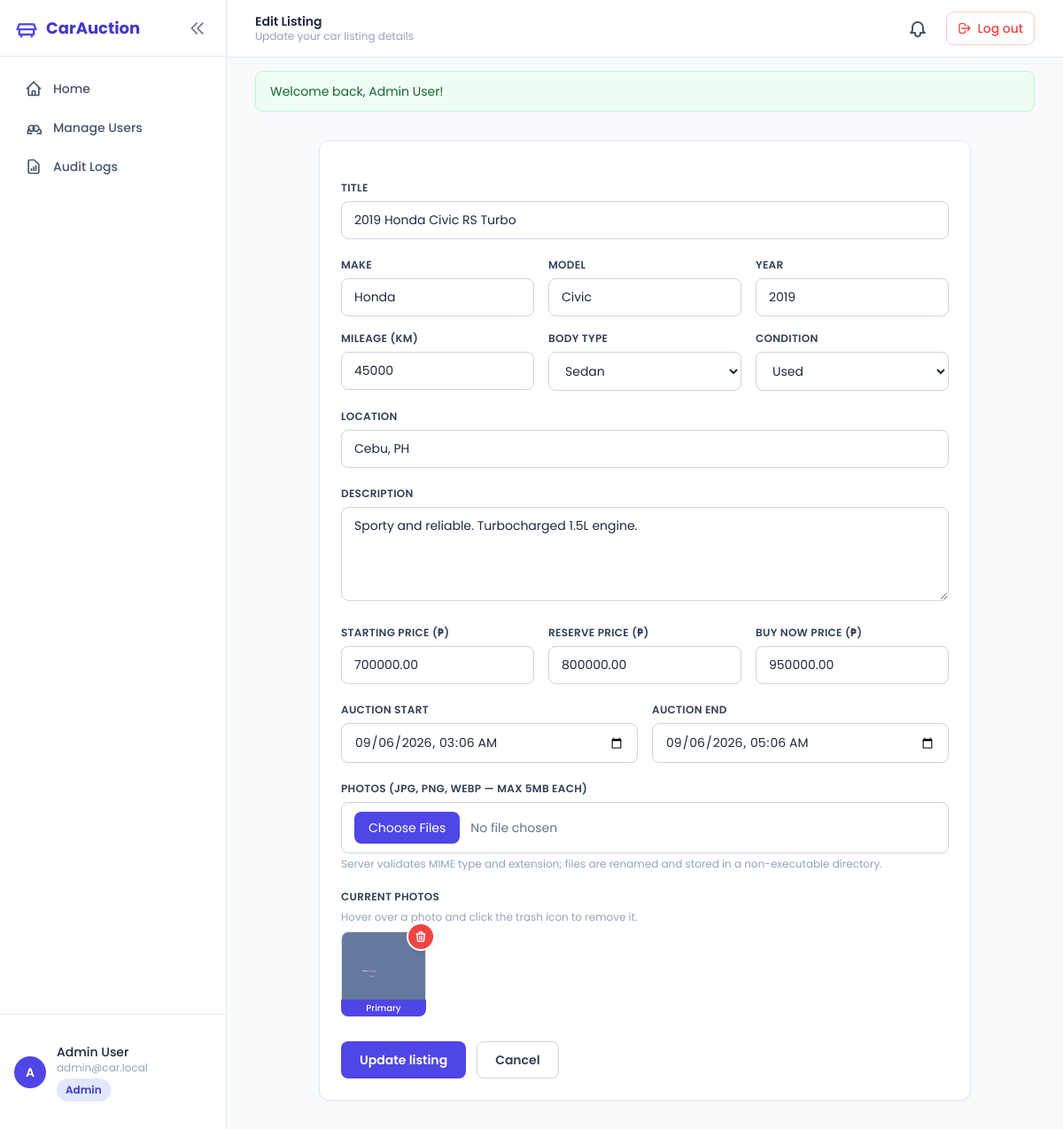
Page /cars/edit/2 (signed in) on the committed database.
### tables this page shows
CREATE TABLE cars (
    id              INT UNSIGNED AUTO_INCREMENT PRIMARY KEY,
    seller_id       INT UNSIGNED NOT NULL,
    title           VARCHAR(150) NOT NULL,
    make            VARCHAR(60) NOT NULL,
    model           VARCHAR(60) NOT NULL,
    year            SMALLINT NOT NULL,
    mileage         INT UNSIGNED NOT NULL DEFAULT 0,
    body_type       VARCHAR(40) NOT NULL DEFAULT 'Sedan',
    `condition`     VARCHAR(40) NOT NULL DEFAULT 'Used',
    location        VARCHAR(100) NOT NULL DEFAULT '',
    description     TEXT NULL,
    starting_price  DECIMAL(12,2) NOT NULL,
    reserve_price   DECIMAL(12,2) NULL,
    buy_now_price   DECIMAL(12,2) NULL,
    auction_start   DATETIME NOT NULL,
    auction_end     DATETIME NOT NULL,
    status          ENUM('pending','active','sold','closed','rejected') NOT NULL DEFAULT 'pending',
    approved_by     INT UNSIGNED NULL,
    created_at      TIMESTAMP DEFAULT CURRENT_TIMESTAMP,
    INDEX idx_status_end (status, auction_end),
    INDEX idx_make (make),
    INDEX idx_seller (seller_id),
    CONSTRAINT fk_cars_seller FOREIGN KEY (seller_id) REFERENCES users(id) ON DELETE CASCADE
);

CREATE TABLE car_images (
    id          INT UNSIGNED AUTO_INCREMENT PRIMARY KEY,
    car_id      INT UNSIGNED NOT NULL,
    image_path  VARCHAR(255) NOT NULL,
    is_primary  TINYINT(1) NOT NULL DEFAULT 0,
    created_at  TIMESTAMP DEFAULT CURRENT_TIMESTAMP,
    CONSTRAINT fk_img_car FOREIGN KEY (car_id) REFERENCES cars(id) ON DELETE CASCADE
);

### app/Views/cars/form.php (the view, shortened to what the rows shown need)
<?php
$base = rtrim(Config::get('APP_URL','/car'),'/');
$car = $car ?? null;
$images = $images ?? [];
$action = $car ? $base . '/cars/edit/' . (int)$car['id'] : $base . '/cars/create';
$bodyTypes = ['Sedan','SUV','Pickup','Hatchback','Coupe','Convertible','Van','Wagon'];
$conditions = ['New','Used','Certified'];
?>
<div class="max-w-3xl mx-auto px-4 py-8">
  <form method="post" action="<?= e($action) ?>" enctype="multipart/form-data" class="card p-6 space-y-5 animate-fade-in-up">
    <div>
      <label class="form-label">Title</label>
      <input type="text" name="title" required class="form-input" value="<?= e($car['title'] ?? '') ?>">
    </div>
    <div class="grid grid-cols-2 sm:grid-cols-3 gap-4">
      <div>
        <label class="form-label">Make</label>
        <input type="text" name="make" required class="form-input" value="<?= e($car['make'] ?? '') ?>">
      </div>
      <div>
        <label class="form-label">Model</label>
        <input type="text" name="model" required class="form-input" value="<?= e($car['model'] ?? '') ?>">
      </div>
      <div>
        <label class="form-label">Year</label>
        <input type="number" name="year" required min="1900" max="<?= date('Y')+1 ?>" class="form-input" value="<?= e($car['year'] ?? '') ?>">
      </div>
      <div>
        <label class="form-label">Mileage (km)</label>
        <input type="number" name="mileage" required min="0" class="form-input" value="<?= e($car['mileage'] ?? '0') ?>">
      </div>
      <div>
        <label class="form-label">Body type</label>
        <select name="body_type" class="form-input">
          <?php foreach ($bodyTypes as $b): ?>
            <option <?= ($car['body_type'] ?? '')===$b?'selected':'' ?>><?= e($b) ?></option>
          <?php endforeach; ?>
        </select>
      </div>
      <div>
        <label class="form-label">Condition</label>
        <select name="condition" class="form-input">
          <?php foreach ($conditions as $c): ?>
            <option <?= ($car['condition'] ?? '')===$c?'selected':'' ?>><?= e($c) ?></option>
          <?php endforeach; ?>
        </select>
      </div>
    </div>
    <div>
      <label class="form-label">Location</label>
      <input type="text" name="location" class="form-input" value="<?= e($car['location'] ?? '') ?>">
    </div>
    <div>
      <label class="form-label">Description</label>
      <textarea name="description" rows="4" class="form-input"><?= e($car['description'] ?? '') ?></textarea>
    </div>
    <div class="grid grid-cols-1 sm:grid-cols-3 gap-4">
      <div>
        <label class="form-label">Starting price (&#8369;)</label>
        <input type="number" name="starting_price" step="0.01" required min="0" class="form-input" value="<?= e($car['starting_price'] ?? '') ?>">
      </div>
      <div>
        <label class="form-label">Reserve price (&#8369;)</label>
        <input type="number" name="reserve_price" step="0.01" min="0" class="form-input" value="<?= e($car['reserve_price'] ?? '') ?>">
      </div>
      <div>
        <label class="form-label">Buy Now price (&#8369;)</label>
        <input type="number" name="buy_now_price" step="0.01" min="0" class="form-input" value="<?= e($car['buy_now_price'] ?? '') ?>">
      </div>
    </div>
    <div class="grid grid-cols-1 sm:grid-cols-2 gap-4">
      <div>
        <label class="form-label">Auction start</label>
        <input type="datetime-local" name="auction_start" required class="form-input" value="<?= e(($car['auction_start'] ?? null) ? date('Y-m-d\TH:i', strtotime($car['auction_start'])) : date('Y-m-d\TH:i')) ?>">
      </div>
      <div>
        <label class="form-label">Auction end</label>
        <input type="datetime-local" name="auction_end" required class="form-input" value="<?= e(($car['auction_end'] ?? null) ? date('Y-m-d\TH:i', strtotime($car['auction_end'])) : date('Y-m-d\TH:i', strtotime('+3 days'))) ?>">
      </div>
    </div>
    <div>
      <label class="form-label">Photos (jpg, png, webp — max 5MB each)</label>
      <input type="file" name="images[]" accept="image/jpeg,image/png,image/webp" multiple class="block w-full text-sm text-slate-500 file:mr-3 file:py-2 file:px-4 file:rounded-lg file:border-0 file:bg-brand file:text-white file:cursor-pointer">
      <p class="text-xs text-slate-400 mt-1">Server validates MIME type and extension; files are renamed and stored in a non-executable directory.</p>
    </div>
    <?php if (!empty($images)): ?>
      <div>
        <label class="form-label">Current photos</label>
        <p class="text-xs text-slate-400 mb-2">Hover over a photo and click the trash icon to remove it.</p>
        <div class="flex flex-wrap gap-3">
          <?php foreach ($images as $img): ?>
            <div class="relative group" data-image-wrapper="<?= (int)$img['id'] ?>">
              <img src="<?= $base ?>/<?= e($img['image_path']) ?>" alt="photo" class="w-24 h-24 object-cover rounded-lg border border-slate-200 transition group-hover:border-auction/50">
              <button type="submit" form="delete-image-form-<?= (int)$img['id'] ?>"
                      class="absolute -top-2 -right-2 bg-auction text-white rounded-full w-7 h-7 flex items-center justify-center shadow-md ring-2 ring-white hover:bg-auction-dark hover:scale-110 active:scale-95 transition-all"
                      title="Delete this image" aria-label="Delete this image">
                <svg class="w-3.5 h-3.5" fill="none" stroke="currentColor" viewBox="0 0 24 24" stroke-width="2.5"><path stroke-linecap="round" stroke-linejoin="round" d="M19 7l-.867 12.142A2 2 0 0116.138 21H7.862a2 2 0 01-1.995-1.858L5 7m5 4v6m4-6v6m1-10V4a1 1 0 00-1-1h-4a1 1 0 00-1 1v3M4 7h16"/></svg>
              </button>
              <?php if ($img['is_primary']): ?>
                <span class="absolute bottom-0 left-0 right-0 bg-brand text-white text-[10px] text-center py-0.5 rounded-b-lg font-medium">Primary</span>
              <?php endif; ?>
            </div>
          <?php endforeach; ?>
        </div>
      </div>
    <?php endif; ?>
    <div class="flex gap-3 pt-2">
      <button type="submit" class="btn-primary"><?= $car ? 'Update listing' : 'Submit listing' ?></button>
      <a href="<?= $car ? $base.'/cars/view/'.(int)$car['id'] : $base.'/dashboard' ?>" class="btn-outline">Cancel</a>
    </div>
  </form>
</div>

### app/Core/Router.php (shortened to what the rows shown need)
<?php
final class Router
{
    private array $routes = [];
    public function add(string $method, string $pattern, string $handler): void
    {
        $this->routes[] = [
            'method'  => strtoupper($method),
            'pattern' => $pattern,
            'handler' => $handler,
        ];
    }
    public function dispatch(string $method, string $path): void
    {
        $method = strtoupper($method);
        $path = '/' . trim($path, '/');
        foreach ($this->routes as $route) {
            if ($route['method'] !== $method) continue;
            $params = $this->match($route['pattern'], $path);
            if ($params !== false) {
                $this->invoke($route['handler'], $params);
                return;
            }
        }
    }
    private function match(string $pattern, string $path): array|false
    {
        $pattern = '/' . trim($pattern, '/');
        if ($pattern === '/') $pattern = '/';
        $pSeg = explode('/', trim($pattern, '/'));
        $xSeg = explode('/', trim($path, '/'));
        if ($pattern === '/' ) $pSeg = [];
        if (count($pSeg) !== count($xSeg)) return false;
        $params = [];
        for ($i = 0; $i < count($pSeg); $i++) {
            $p = $pSeg[$i];
            $x = $xSeg[$i];
            if (str_starts_with($p, '{') && str_ends_with($p, '}')) {
                $params[] = $x;
            } elseif ($p !== $x) {
                return false;
            }
        }
        return $params;
    }
    private function invoke(string $handler, array $params): void
    {
        [$class, $method] = explode('@', $handler, 2);
        $controller = new $class();
        $controller->{$method}(...$params);
    }
}

### rows in the picture
cars: title "2019 Honda Civic RS Turbo", make "Honda", model "Civic", year "2019", mileage "45000", location "Cebu, PH", description "Sporty and reliable. Turbocharged 1.5L engine.", starting_price "700000.00", reserve_price "800000.00", buy_now_price "950000.00", auction_start "09/06/2026 03:06", auction_end "09/06/2026 05:06"
car_images: image_path (picture), is_primary "Primary"

### other values in the picture
form field body_type "Sedan"
form field condition "Used"
